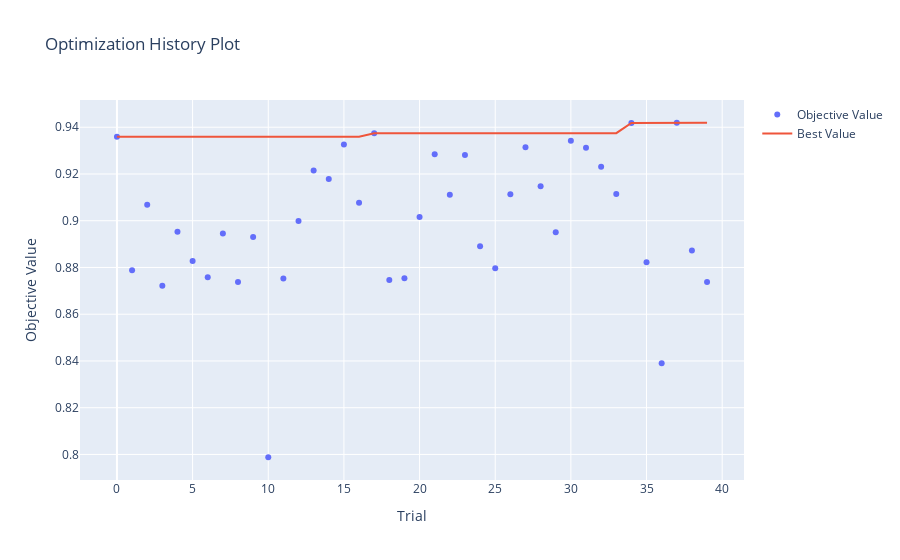

This figure's notebook cell:
### Markdown cell above
Основную роль играет глубина дерева. В нашем случае она равна 16 в best trial. Сам CatBoost позволяет максимум 16.

### Code cell
optuna.visualization.plot_optimization_history(study)

### Figure 1 — Plotly figure (JSON) as saved in the notebook; plotly's stock layout.template omitted (floating-point values rounded to 4 significant figures)
{"data": [{"mode": "markers", "name": "Objective Value", "type": "scatter", "x": [0, 1, 2, 3, 4, 5, 6, 7, 8, 9, 10, 11, 12, 13, 14, 15, 16, 17, 18, 19, 20, 21, 22, 23, 24, 25, 26, 27, 28, 29, 30, 31, 32, 33, 34, 35, 36, 37, 38, 39], "y": [0.936, 0.8788, 0.9068, 0.8722, 0.8953, 0.8828, 0.8758, 0.8945, 0.8738, 0.893, 0.7988, 0.8753, 0.8999, 0.9215, 0.9179, 0.9326, 0.9077, 0.9374, 0.8746, 0.8753, 0.9015, 0.9284, 0.9111, 0.9282, 0.8891, 0.8797, 0.9113, 0.9315, 0.9148, 0.8951, 0.9342, 0.9312, 0.9231, 0.9115, 0.9418, 0.8823, 0.839, 0.9419, 0.8873, 0.8737]}, {"name": "Best Value", "type": "scatter", "x": [0, 1, 2, 3, 4, 5, 6, 7, 8, 9, 10, 11, 12, 13, 14, 15, 16, 17, 18, 19, 20, 21, 22, 23, 24, 25, 26, 27, 28, 29, 30, 31, 32, 33, 34, 35, 36, 37, 38, 39], "y": [0.936, 0.936, 0.936, 0.936, 0.936, 0.936, 0.936, 0.936, 0.936, 0.936, 0.936, 0.936, 0.936, 0.936, 0.936, 0.936, 0.936, 0.9374, 0.9374, 0.9374, 0.9374, 0.9374, 0.9374, 0.9374, 0.9374, 0.9374, 0.9374, 0.9374, 0.9374, 0.9374, 0.9374, 0.9374, 0.9374, 0.9374, 0.9418, 0.9418, 0.9418, 0.9419, 0.9419, 0.9419]}], "layout": {"title": {"text": "Optimization History Plot"}, "xaxis": {"title": {"text": "Trial"}}, "yaxis": {"title": {"text": "Objective Value"}}}}
